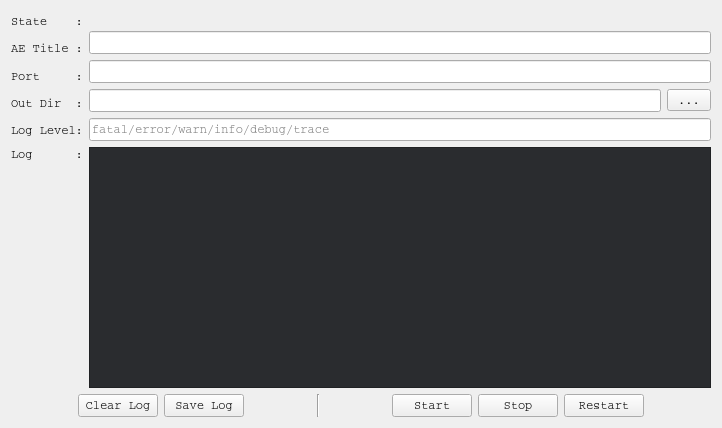
<?xml version="1.0" encoding="UTF-8"?>
<ui version="4.0">
 <class>EchoStoreSCP</class>
 <widget class="QWidget" name="EchoStoreSCP">
  <property name="geometry">
   <rect>
    <x>0</x>
    <y>0</y>
    <width>722</width>
    <height>428</height>
   </rect>
  </property>
  <property name="font">
   <font>
    <family>Courier</family>
   </font>
  </property>
  <property name="windowTitle">
   <string>EchoStoreSCP</string>
  </property>
  <layout class="QGridLayout" name="gridLayout">
   <item row="0" column="0">
    <layout class="QHBoxLayout" name="horizontalLayout_3">
     <item>
      <layout class="QVBoxLayout" name="verticalLayout_2">
       <item>
        <widget class="QLabel" name="label_4">
         <property name="text">
          <string>State    :</string>
         </property>
        </widget>
       </item>
       <item>
        <widget class="QLabel" name="label">
         <property name="text">
          <string>AE Title :</string>
         </property>
        </widget>
       </item>
       <item>
        <widget class="QLabel" name="label_2">
         <property name="text">
          <string>Port     :</string>
         </property>
        </widget>
       </item>
       <item>
        <widget class="QLabel" name="label_6">
         <property name="text">
          <string>Out Dir  :</string>
         </property>
        </widget>
       </item>
       <item>
        <widget class="QLabel" name="label_5">
         <property name="text">
          <string>Log Level:</string>
         </property>
        </widget>
       </item>
      </layout>
     </item>
     <item>
      <layout class="QVBoxLayout" name="verticalLayout_3">
       <item>
        <widget class="QLabel" name="labelStatus">
         <property name="text">
          <string/>
         </property>
        </widget>
       </item>
       <item>
        <widget class="QLineEdit" name="lineEditAETitle"/>
       </item>
       <item>
        <widget class="QLineEdit" name="lineEditPort"/>
       </item>
       <item>
        <layout class="QHBoxLayout" name="horizontalLayout_2">
         <item>
          <widget class="QLineEdit" name="lineEditOutDir"/>
         </item>
         <item>
          <widget class="QToolButton" name="btnChooseOutDir">
           <property name="text">
            <string>...</string>
           </property>
          </widget>
         </item>
        </layout>
       </item>
       <item>
        <widget class="QLineEdit" name="lineEditLogLevel">
         <property name="placeholderText">
          <string>fatal/error/warn/info/debug/trace</string>
         </property>
        </widget>
       </item>
      </layout>
     </item>
    </layout>
   </item>
   <item row="1" column="0">
    <layout class="QHBoxLayout" name="horizontalLayout">
     <item>
      <layout class="QVBoxLayout" name="verticalLayout">
       <item>
        <widget class="QLabel" name="label_3">
         <property name="text">
          <string>Log      :</string>
         </property>
        </widget>
       </item>
       <item>
        <spacer name="verticalSpacer_2">
         <property name="orientation">
          <enum>Qt::Vertical</enum>
         </property>
         <property name="sizeHint" stdset="0">
          <size>
           <width>20</width>
           <height>40</height>
          </size>
         </property>
        </spacer>
       </item>
      </layout>
     </item>
     <item>
      <widget class="QPlainTextEdit" name="plainTextEdit">
       <property name="font">
        <font>
         <family>微软雅黑</family>
        </font>
       </property>
       <property name="styleSheet">
        <string notr="true">background-color: rgb(42, 44, 47);
color: rgb(223, 223, 223);</string>
       </property>
      </widget>
     </item>
    </layout>
   </item>
   <item row="2" column="0">
    <layout class="QHBoxLayout" name="horizontalLayout_4">
     <item>
      <spacer name="horizontalSpacer_3">
       <property name="orientation">
        <enum>Qt::Horizontal</enum>
       </property>
       <property name="sizeHint" stdset="0">
        <size>
         <width>40</width>
         <height>20</height>
        </size>
       </property>
      </spacer>
     </item>
     <item>
      <widget class="QPushButton" name="btnClearOutput">
       <property name="text">
        <string>Clear Log</string>
       </property>
      </widget>
     </item>
     <item>
      <widget class="QPushButton" name="btnSaveOutpuToFile">
       <property name="text">
        <string>Save Log</string>
       </property>
      </widget>
     </item>
     <item>
      <spacer name="horizontalSpacer">
       <property name="orientation">
        <enum>Qt::Horizontal</enum>
       </property>
       <property name="sizeHint" stdset="0">
        <size>
         <width>40</width>
         <height>20</height>
        </size>
       </property>
      </spacer>
     </item>
     <item>
      <widget class="Line" name="line">
       <property name="orientation">
        <enum>Qt::Vertical</enum>
       </property>
      </widget>
     </item>
     <item>
      <spacer name="horizontalSpacer_2">
       <property name="orientation">
        <enum>Qt::Horizontal</enum>
       </property>
       <property name="sizeHint" stdset="0">
        <size>
         <width>40</width>
         <height>20</height>
        </size>
       </property>
      </spacer>
     </item>
     <item>
      <widget class="QPushButton" name="btnStart">
       <property name="text">
        <string>Start</string>
       </property>
      </widget>
     </item>
     <item>
      <widget class="QPushButton" name="btnStop">
       <property name="text">
        <string>Stop</string>
       </property>
      </widget>
     </item>
     <item>
      <widget class="QPushButton" name="btnRestart">
       <property name="text">
        <string>Restart</string>
       </property>
      </widget>
     </item>
     <item>
      <spacer name="horizontalSpacer_4">
       <property name="orientation">
        <enum>Qt::Horizontal</enum>
       </property>
       <property name="sizeHint" stdset="0">
        <size>
         <width>40</width>
         <height>20</height>
        </size>
       </property>
      </spacer>
     </item>
    </layout>
   </item>
  </layout>
 </widget>
 <layoutdefault spacing="6" margin="11"/>
 <resources/>
 <connections/>
</ui>
